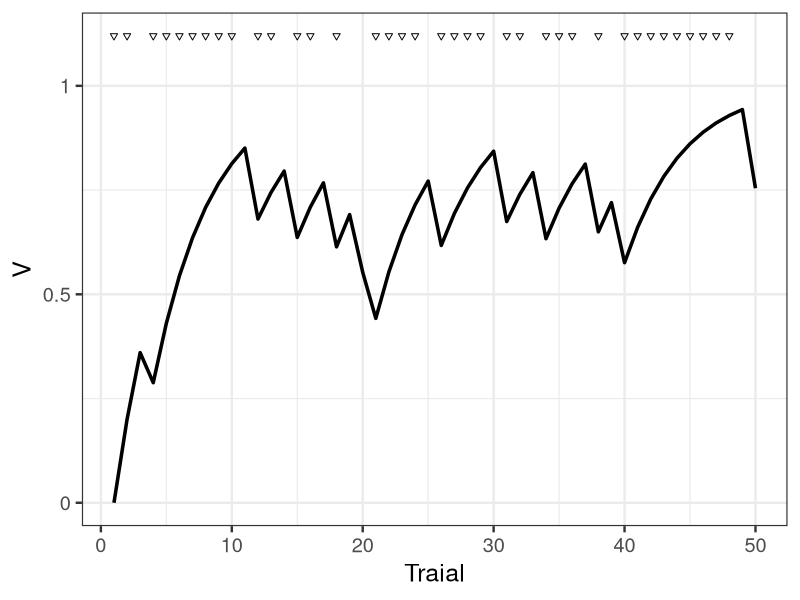

Generate this figure with R:
# ----------------------------------------------------- #
# Rescorla-Wagner (RW) モデルのシミュレーション 
# ----------------------------------------------------- #

# メモリとグラフのクリア
rm(list=ls())
graphics.off()

# 描画のためのライブラリ読み込み
library(tidyverse)


# RW modelのシミュレーションの実行 ----------------------------------------------

# 乱数のシードの設定 
set.seed(928)

# 試行数
T <- 50

# 学習率
alpha <- 0.2

# 報酬確率
pr <- 0.8

# 連合強度( 価値) V と報酬r の値を格納するベクトルを作成
V <- numeric(T)
r <- numeric(T)

for (t in 1:T) {
  
  # 報酬の有無の決定
  r[t] <- as.numeric( runif(1 ,0 ,1) < pr)
  
  # 連合強度の更新
  if (t < T) {
    V[t +1] <- V[t] + alpha * (r[t] - V[t])
  }
}

# グラフの描画 ------------------------------------------------------------------


# 描画するデータをデータフレームにまとめる
dfplot <- data.frame(trials = 1:T, 
                 V = V,
                 r = as.factor(r))

# 描画
g <-
  dfplot %>%
    ggplot(aes(x = trials, y = V)) +
    geom_line(aes(y = V), linetype = 1, size=1.2) +
    geom_point(data = dfplot %>% filter(r == 1), # 報酬有りの試行を抜きだす
               aes(x = trials, y = 1.12), shape = 25, size = 1.5) +
    scale_y_continuous(breaks=c(0, 0.5, 1.0), labels = c(0,0.5,1)) +
    xlab("Traial") +
    ylab("V") +
    theme_bw(base_size = 18)

print(g)
